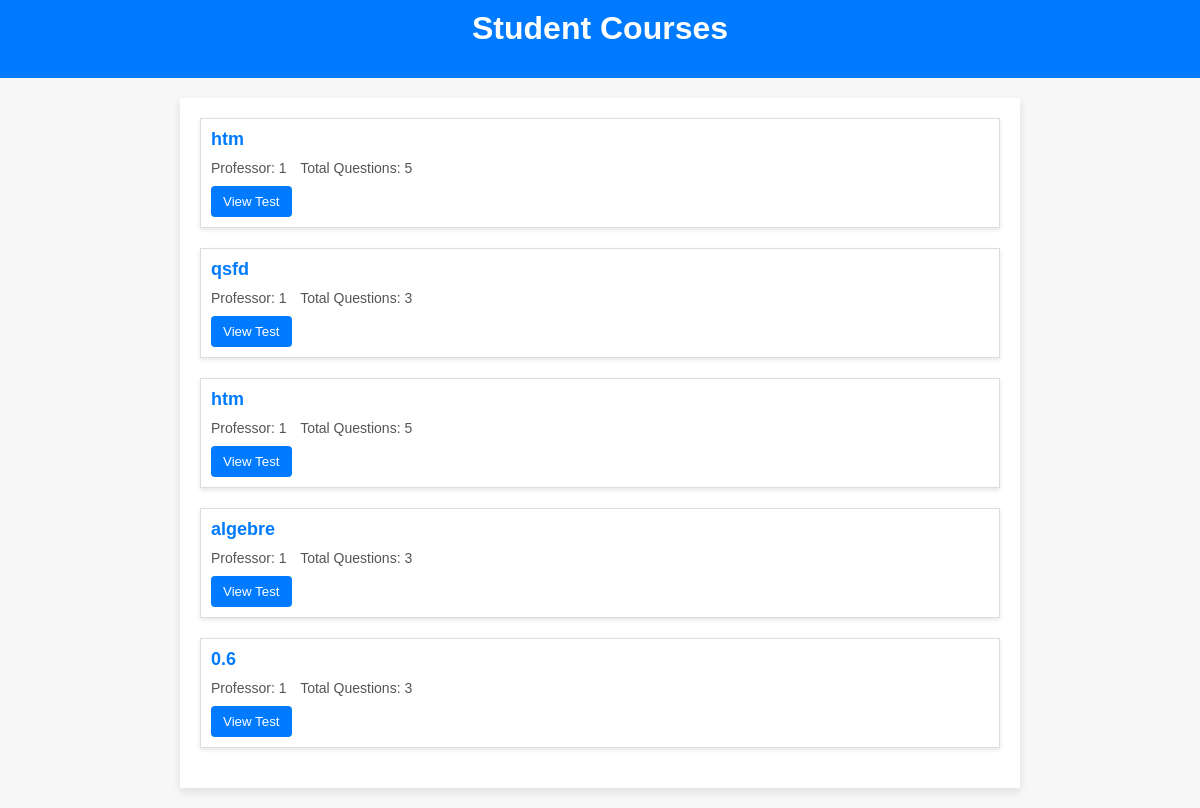
Page /etudiant (signed in) on the earlier database version.
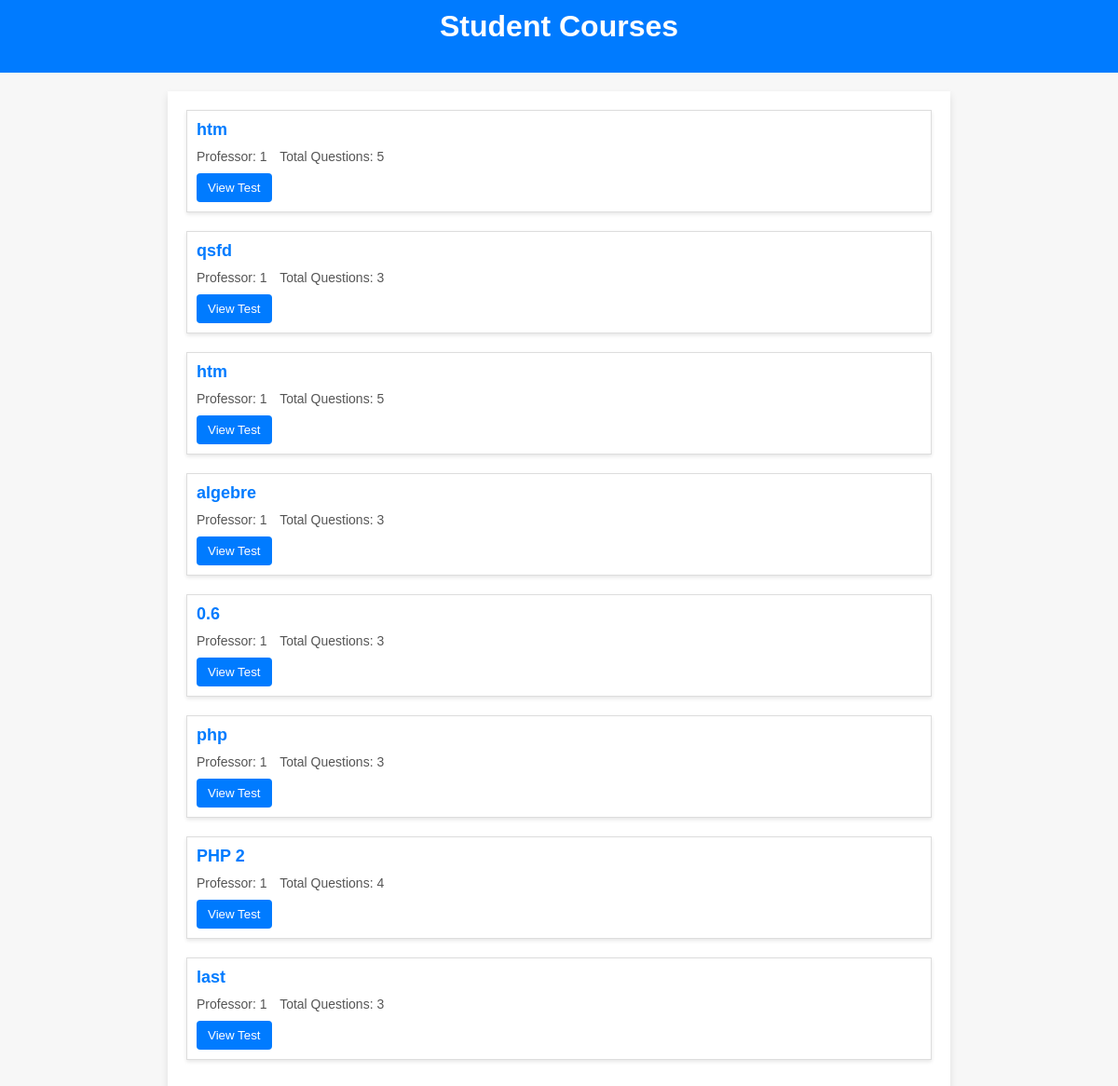
Same page on the later database version.
### app.py (models this page shows, shortened)
class Course(db.Model):
    id = db.Column(db.Integer, primary_key=True)
    pdf_url = db.Column(db.String(200), nullable=False)
    num_qst = db.Column(db.Integer, nullable=False)
    name = db.Column(db.String(200), nullable=False)
    prof_id = db.Column(db.Integer, db.ForeignKey('prof.id'))

### app.py (the view)
@app.route('/etudiant', methods=['GET'])
def etudiant():
    student = Student.query.filter_by(username=session['username']).first()
    class_id = student.classe[0].professor_id
    professor_id = Prof.query.filter_by(id=class_id).first().id
    courses = Course.query.filter_by(prof_id=professor_id).all()
    return render_template('etudiant/index.html', student=student, courses=courses)

### templates/etudiant/index.html (shortened to what this page needs)
<!DOCTYPE html>
<html>
<head>
</head>
<body>
    <header>
        <h1>Student Courses</h1>
    </header>
    <div class="container">
      {% for course in courses %}
        <div class="course-card">
            <div class="course-name">{{ course.name }}</div>
            <div class="course-details">
                <span>Professor: {{ course.prof_id }}</span>
                <span>Total Questions: {{ course.num_qst }}</span>
            </div>
            <form class="course-actions" action="/etudiant/qcm" method="post" onsubmit="showLoader()">
              <button type="submit" id="submitBtn">View Test</button>
            </form>
          </div>
          {% endfor %}
    </div>
</body>
</html>

### templates/etudiant/index.html (style rules this page uses)
body { font-family: Arial, sans-serif; margin: 0; padding: 0; background-color: #f7f7f7; }
header { background-color: #007bff; color: #fff; padding: 10px; text-align: center; }
h1 { margin-top: 0; }
.container { max-width: 800px; margin: 20px auto; padding: 20px; background-color: #fff; box-shadow: 0 4px 8px rgba(0, 0, 0, 0.1); }
.course-card { margin-bottom: 20px; padding: 10px; border: 1px solid #ddd; background-color: #fff; box-shadow: 0 2px 4px rgba(0, 0, 0, 0.1); }
.course-name { font-size: 18px; font-weight: bold; color: #007bff; }
.course-details { margin-top: 10px; font-size: 14px; color: #555; }
.course-details span { margin-right: 10px; }
.course-actions { margin-top: 10px; }
.course-actions button { display: inline-block; margin-right: 10px; padding: 8px 12px; background-color: #007bff; color: #fff; text-decoration: none; border-radius: 4px; border: none; cursor: pointer; }

Differences in the rows shown:
added Course: name "php", prof_id "1", num_qst "3"
added Course: name "PHP 2", prof_id "1", num_qst "4"
added Course: name "last", prof_id "1", num_qst "3"
